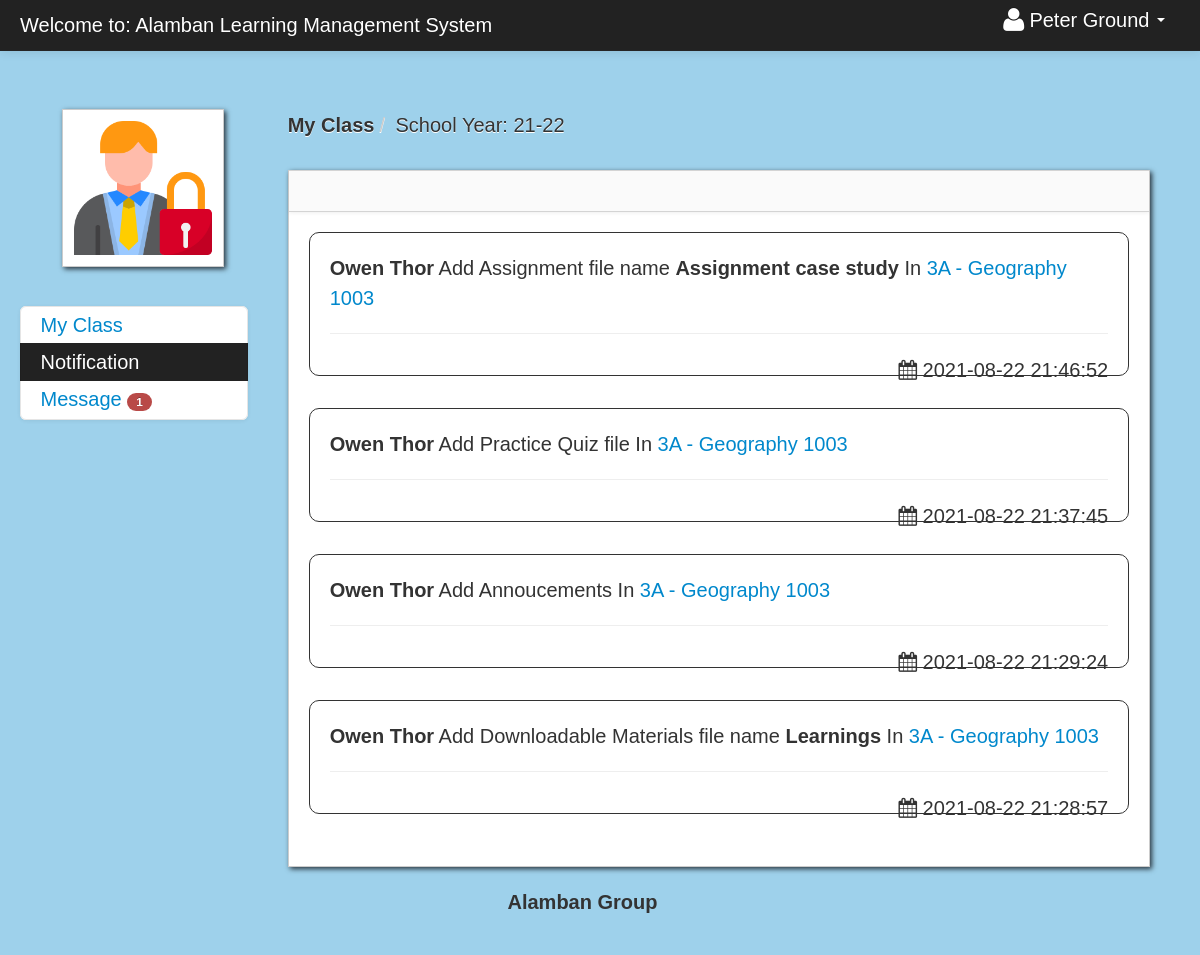
The page /student_notification.php (signed in) on the database its author committed.
### tables this page shows
CREATE TABLE `student` (
  `student_id` int(11) NOT NULL,
  `firstname` varchar(100) NOT NULL,
  `lastname` varchar(100) NOT NULL,
  `class_id` int(11) NOT NULL,
  `username` varchar(100) NOT NULL,
  `password` varchar(100) NOT NULL,
  `location` varchar(100) NOT NULL,
  `status` varchar(100) NOT NULL
);

CREATE TABLE `school_year` (
  `school_year_id` int(11) NOT NULL,
  `school_year` varchar(100) NOT NULL
);

CREATE TABLE `teacher_class_student` (
  `teacher_class_student_id` int(11) NOT NULL,
  `teacher_class_id` int(11) NOT NULL,
  `student_id` int(11) NOT NULL,
  `teacher_id` int(11) NOT NULL
);

CREATE TABLE `teacher` (
  `teacher_id` int(11) NOT NULL,
  `username` varchar(100) NOT NULL,
  `password` varchar(200) NOT NULL,
  `firstname` varchar(100) NOT NULL,
  `lastname` varchar(100) NOT NULL,
  `department_id` int(11) NOT NULL,
  `location` varchar(200) NOT NULL,
  `about` varchar(500) NOT NULL,
  `teacher_status` varchar(20) NOT NULL,
  `teacher_stat` varchar(100) NOT NULL
);

CREATE TABLE `notification` (
  `notification_id` int(11) NOT NULL,
  `teacher_class_id` int(11) NOT NULL,
  `notification` varchar(100) NOT NULL,
  `date_of_notification` varchar(50) NOT NULL,
  `link` varchar(100) NOT NULL
);

CREATE TABLE `class` (
  `class_id` int(11) NOT NULL,
  `class_name` varchar(100) NOT NULL
);

CREATE TABLE `subject` (
  `subject_id` int(11) NOT NULL,
  `subject_code` varchar(100) NOT NULL,
  `subject_title` varchar(100) NOT NULL,
  `category` varchar(100) NOT NULL,
  `description` longtext NOT NULL,
  `unit` int(11) NOT NULL,
  `Pre_req` varchar(100) NOT NULL,
  `semester` varchar(100) NOT NULL
);

### session.php (called while the page is built, shortened)
<?php
$session_id=$_SESSION['id'];
?>

### student_notification.php (the view, shortened to what this page needs)
<?php include('header_dashboard.php'); ?>
<?php include('session.php'); ?>
    <body>
		<?php include('navbar_student.php'); ?>
        <div class="container-fluid">
            <div class="row-fluid">
				<?php include('student_notification_sidebar.php'); ?>
                <div class="span9" id="content">
                     <div class="row-fluid">
					     <ul class="breadcrumb">
						<?php
						$school_year_query = mysqli_query($conn,"select * from school_year order by school_year DESC")or die(mysqli_error());
						$school_year_query_row = mysqli_fetch_array($school_year_query);
						$school_year = $school_year_query_row['school_year'];
						?>
							<li><a href="#"><b>My Class</b></a><span class="divider">/</span></li>
							<li><a href="#">School Year: <?php echo $school_year_query_row['school_year']; ?></a></li>
						</ul>
                        <div id="block_bg" class="block">
                            <div class="navbar navbar-inner block-header">
                            </div>
                            <div class="block-content collapse in">
                                <div class="span12">
  					<form action="read.php" method="post">
					<?php $query = mysqli_query($conn,"select * from teacher_class_student
					LEFT JOIN teacher_class ON teacher_class.teacher_class_id = teacher_class_student.teacher_class_id
					LEFT JOIN class ON class.class_id = teacher_class.class_id
					LEFT JOIN subject ON subject.subject_id = teacher_class.subject_id
					LEFT JOIN teacher ON teacher.teacher_id = teacher_class_student.teacher_id
					JOIN notification ON notification.teacher_class_id = teacher_class.teacher_class_id
					where teacher_class_student.student_id = '$session_id' and school_year = '$school_year'  order by notification.date_of_notification DESC
					")or die(mysqli_error());
					$count = mysqli_num_rows($query);
					if ($count  > 0){
					while($row = mysqli_fetch_array($query)){
					$get_id = $row['teacher_class_id'];
					$id = $row['notification_id'];
					?>
									<div class="post"  id="del<?php echo $id; ?>">
											<strong><?php echo $row['firstname']." ".$row['lastname'];  ?></strong>
											<?php echo $row['notification']; ?> In
											<a href="<?php echo $row['link']; ?><?php echo '?id='.$get_id; ?>">
											<?php echo $row['class_name']; ?>
											<?php echo $row['subject_code']; ?>
											</a>
										<hr>
										<div class="pull-right">
										<i class="icon-calendar"></i>&nbsp;<?php echo $row['date_of_notification']; ?>
										</div>
											</div>
					<?php
					} }else{
					?>
					<div class="alert alert-info"><strong><i class="icon-info-sign"></i> No Notifications Found</strong></div>
					<?php
					}
					?>
					</form>
                                </div>
                            </div>
                        </div>
                    </div>
                </div>
            </div>
		<?php include('footer.php'); ?>
        </div>
		<?php include('script.php'); ?>
    </body>
</html>

### navbar_student.php (shortened to what this page needs)
<div class="navbar navbar-fixed-top navbar-inverse">
        <div class="navbar-inner">
            <div class="container-fluid">
                <a class="brand" href="#">Welcome to: Alamban Learning Management System</a>
					<div class="nav-collapse collapse">
						<ul class="nav pull-right">
							<?php $query= mysqli_query($conn,"select * from student where student_id = '$session_id'")or die(mysqli_error());
									$row = mysqli_fetch_array($query);
							?>
							<li class="dropdown">
								<a href="#" role="button" class="dropdown-toggle" data-toggle="dropdown"> <i class="icon-user icon-large"></i><?php echo $row['firstname']." ".$row['lastname'];  ?> <i class="caret"></i></a>
							</li>
						</ul>
					</div>
            </div>
        </div>
</div>

### student_notification_sidebar.php (shortened to what this page needs)
<div class="span3" id="sidebar">
		<img id="avatar" class="img-polaroid" src="admin/<?php echo $row['location']; ?>">
		<ul class="nav nav-list bs-docs-sidenav nav-collapse collapse">
			<li class=""><a href="dashboard_student.php">&nbsp;My Class</a></li>
			<li class="active">
				<a href="student_notification.php">&nbsp;Notification
				</a>
			</li>
			<?php
			$message_query = mysqli_query($conn,"select * from message where reciever_id = '$session_id' and message_status != 'read' ")or die(mysqli_error());
			$count_message = mysqli_num_rows($message_query);
			?>
			<li class="">
			<a href="student_message.php">&nbsp;Message
				<?php if($count_message == '0'){
				}else{ ?>
					<span class="badge badge-important"><?php echo $count_message; ?></span>
				<?php } ?>
			</a>
			</li>
		</ul>
</div>

### admin/assets/styles.css (style rules this page uses)
body { padding-top: 100px; padding-bottom: 50px; background-color: #0088cc61; }
#content { margin-left:0px; }
.breadcrumb { margin: 0 0 0px; padding: 10px 0px; background-color: transparent; }
.block { background: url("../images/pixel-60fff.png") repeat scroll 0 0 rgba(0, 0, 0, 0) !important; border: 1px solid #ccc; background: white; margin: 1em 0em; border-top: none; -webkit-box-shadow: 2px 2px 5px rgba(0, 0, 6, 0.75); -moz-box-shadow: 2px 2px 5px rgba(0, 0, 6, 0.75); box-shadow: 2px 2px 5px rgba(0, 0, 6, 0.75); }
.block-content { margin: 1em; min-height: .25em; }
.block-header { margin-bottom: 0px; border-right: none; border-left: none; -webkit-border-radius: 0px; -moz-border-radius: 0px; border-radius: 0px; }
.bs-docs-sidenav { max-width: 228px; margin: 30px 0 0; padding: 0; background-color: #fff; -webkit-border-radius: 6px; -moz-border-radius: 6px; border-radius: 6px; -webkit-box-shadow: 0 1px 4px rgba(0,0,0,.065); -moz-box-shadow: 0 1px 4px rgba(0,0,0,.065); box-shadow: 0 1px 4px rgba(0,0,0,.065); }
.bs-docs-sidenav > li > a { display: block; width: 190px \9; margin: 0 0 -1px; padding: 8px 14px; border: 1px solid #e5e5e5; }
.bs-docs-sidenav > li:first-child > a { -webkit-border-radius: 6px 6px 0 0; -moz-border-radius: 6px 6px 0 0; border-radius: 6px 6px 0 0; }
.bs-docs-sidenav > li:last-child > a { -webkit-border-radius: 0 0 6px 6px; -moz-border-radius: 0 0 6px 6px; border-radius: 0 0 6px 6px; }
.bs-docs-sidenav > .active > a { position: relative; z-index: 2; padding: 9px 15px; border: 0; text-shadow: 0 1px 0 rgba(0,0,0,.15); -webkit-box-shadow: inset 1px 0 0 rgba(0,0,0,.1), inset -1px 0 0 rgba(0,0,0,.1); -moz-box-shadow: inset 1px 0 0 rgba(0,0,0,.1), inset -1px 0 0 rgba(0,0,0,.1); box-shadow: inset 1px 0 0 rgba(0,0,0,.1), inset -1px 0 0 rgba(0,0,0,.1); }

### rows shown on the page
student: firstname "Peter", lastname "Ground", location (picture)
school_year: school_year "21-22"
teacher_class_student: teacher.firstname "Owen", teacher.lastname "Thor", notification.notification "Add Assignment file name Assignment case study", class.class_name "3A - Geography", subject.subject_code "1003", notification.date_of_notification "2021-08-22 21:46:52", notification.notification "Add Practice Quiz file", notification.date_of_notification "2021-08-22 21:37:45", notification.notification "Add Annoucements", notification.date_of_notification "2021-08-22 21:29:24", notification.notification "Add Downloadable Materials file name Learnings", notification.date_of_notification "2021-08-22 21:28:57"

### other values the page prints
$count_message "1"
